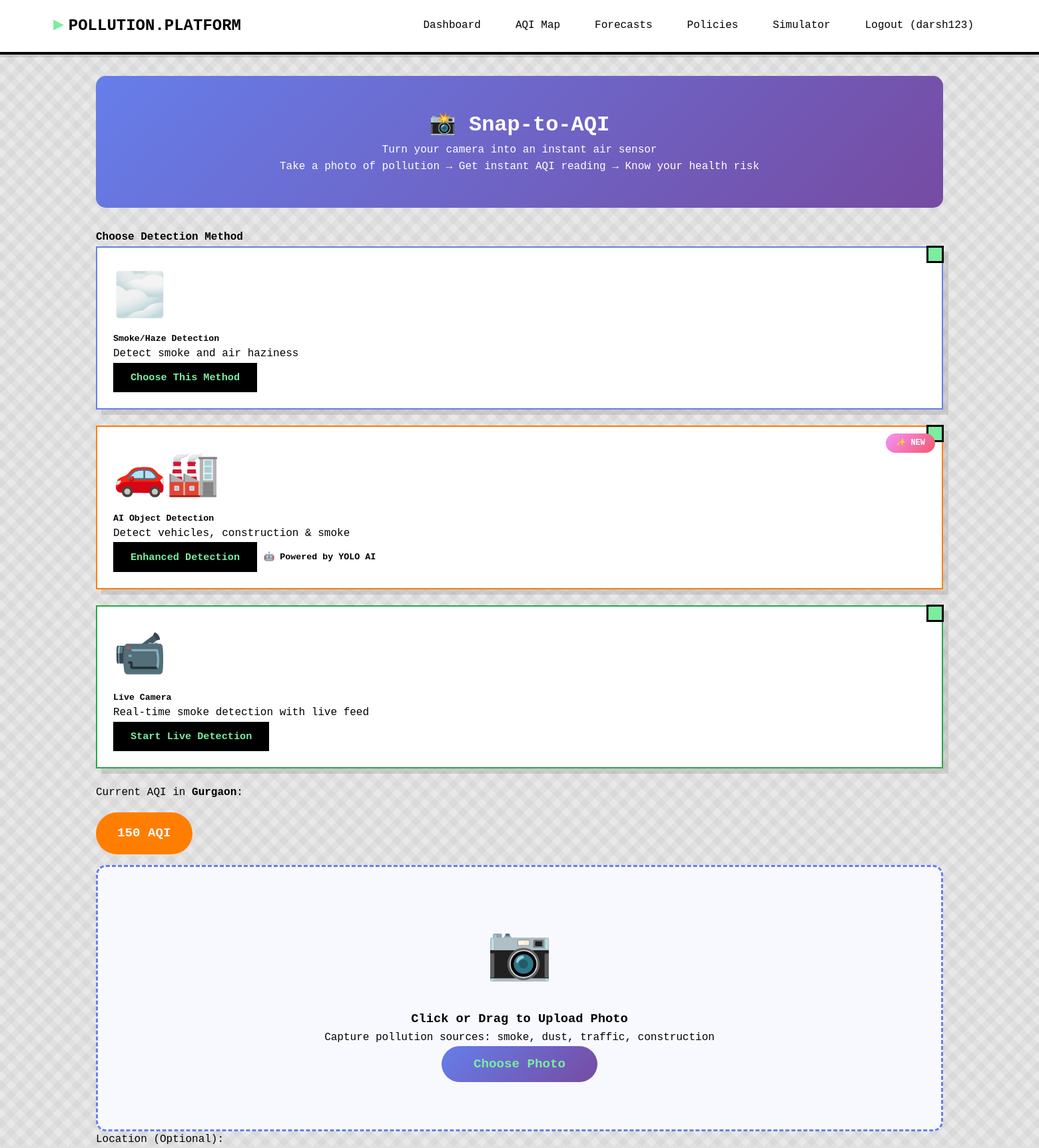
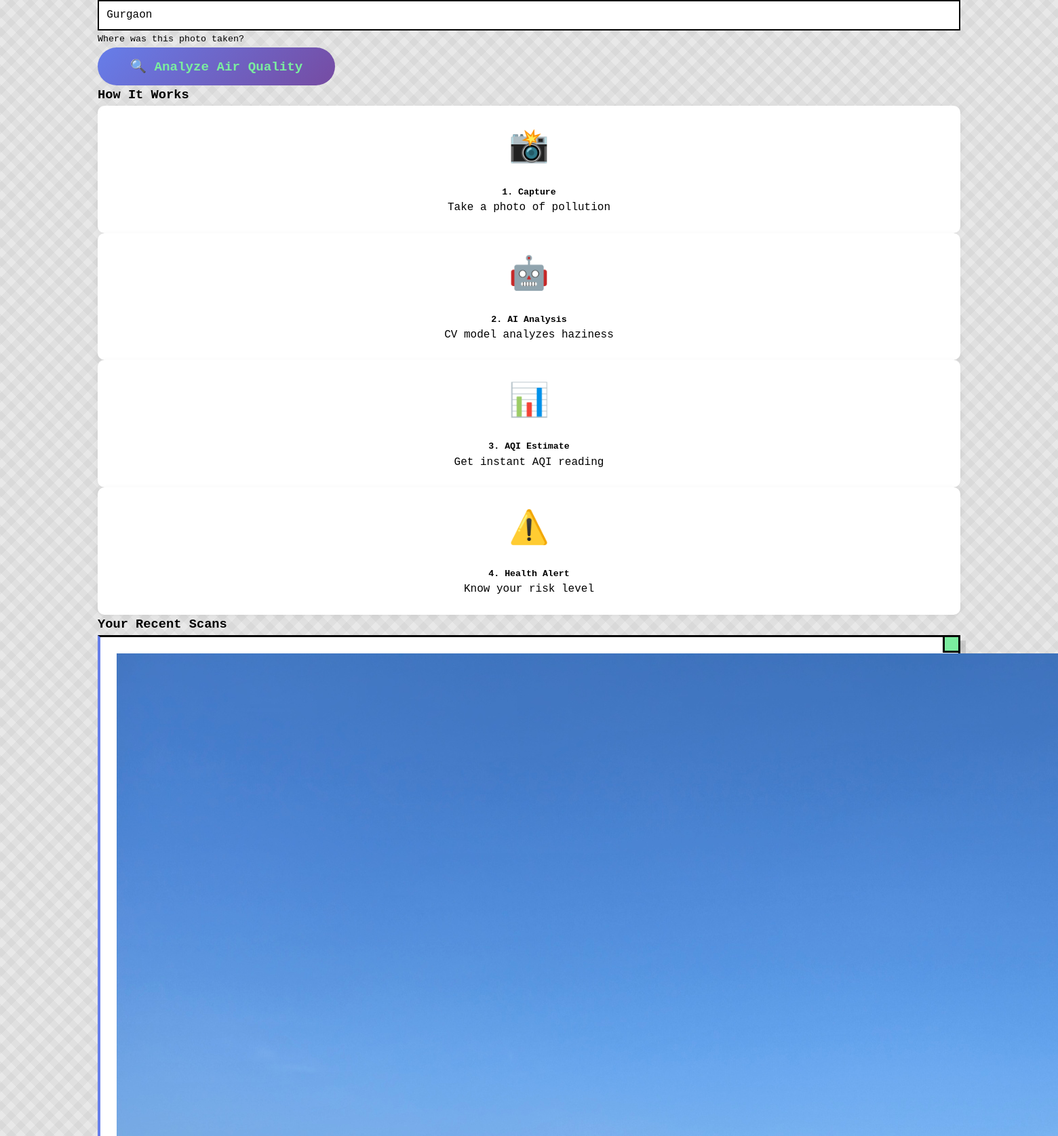
Page /snap-to-aqi/ (signed in, upper part) on the committed database (2 pictures, top to bottom).
### main/models.py (models this page shows, shortened)
class UserHealthProfile(models.Model):
    user = models.OneToOneField(User, on_delete=models.CASCADE, related_name='health_profile')
    has_respiratory_issues = models.BooleanField(default=False, verbose_name="Respiratory Issues (Asthma, COPD)")
    has_heart_disease = models.BooleanField(default=False, verbose_name="Heart Disease")
    has_allergies = models.BooleanField(default=False, verbose_name="Allergies")
    is_elderly = models.BooleanField(default=False, verbose_name="Age 60+")
    is_child = models.BooleanField(default=False, verbose_name="Age below 12")
    is_pregnant = models.BooleanField(default=False, verbose_name="Pregnant")
    location = models.CharField(max_length=100, blank=True, help_text="Area in Delhi NCR")
    RISK_LEVELS = [
        ('LOW', 'Low Risk'),
        ('MODERATE', 'Moderate Risk'),
        ('HIGH', 'High Risk'),
        ('SEVERE', 'Severe Risk'),
    ]
    risk_level = models.CharField(max_length=10, choices=RISK_LEVELS, default='LOW')
    created_at = models.DateTimeField(auto_now_add=True)
    updated_at = models.DateTimeField(auto_now=True)

class ImageAQIPrediction(models.Model):
    user = models.ForeignKey(User, on_delete=models.CASCADE, related_name='image_predictions')
    image = models.ImageField(upload_to='aqi_images/%Y/%m/%d/')
    location = models.CharField(max_length=200, blank=True, help_text="Where was this photo taken?")
    latitude = models.FloatField(null=True, blank=True)
    longitude = models.FloatField(null=True, blank=True)
    predicted_aqi = models.IntegerField(help_text="AQI predicted from image")
    base_aqi = models.IntegerField(help_text="Current AQI from sensors", null=True, blank=True)
    aqi_rise = models.IntegerField(help_text="Estimated AQI increase from pollution source")
    haziness_score = models.FloatField(help_text="Haziness/visibility score (0-1)")
    pollution_source = models.CharField(max_length=50, choices=[
        ('SMOKE', 'Smoke'),
        ('DUST', 'Dust'),
        ('VEHICLE', 'Vehicle Emissions'),
        ('INDUSTRIAL', 'Industrial'),
        ('CONSTRUCTION', 'Construction'),
        ('FIRE', 'Fire/Burning'),
        ('UNKNOWN', 'Unknown'),
    ], default='UNKNOWN')
    health_alert_level = models.CharField(max_length=20, choices=[
        ('LOW', 'Low Impact'),
        ('MODERATE', 'Moderate Impact'),
        ('HIGH', 'High Impact'),
        ('SEVERE', 'Severe Impact'),
    ])
    created_at = models.DateTimeField(auto_now_add=True)
    class Meta:
        ordering = ['-created_at']
        verbose_name = "Image AQI Prediction"
        verbose_name_plural = "Image AQI Predictions"
    @property
    def color_code(self):
        if self.predicted_aqi <= 50:
            return "#00E400"  # Green
        elif self.predicted_aqi <= 100:
            return "#FFFF00"  # Yellow
        elif self.predicted_aqi <= 200:
            return "#FF7E00"  # Orange
        elif self.predicted_aqi <= 300:
            return "#FF0000"  # Red
        elif self.predicted_aqi <= 400:
            return "#8F3F97"  # Purple
        return "#7E0023"  # Maroon

### main/views.py (the view, shortened to what this page needs)
# urls.py: path('snap-to-aqi/', views.snap_to_aqi, name='snap_to_aqi'),
@login_required
def snap_to_aqi(request):
    user_city = "Delhi"
    try:
        if hasattr(request.user, 'health_profile') and request.user.health_profile.location:
            user_city = request.user.health_profile.location
    except:
        pass
    recent_predictions = ImageAQIPrediction.objects.filter(
        user=request.user
    )[:5]
    current_aqi_data = get_current_aqi(user_city)
    context = {
        'recent_predictions': recent_predictions,
        'current_aqi': current_aqi_data.get('aqi', 0),
        'user_city': user_city,
    }
    return render(request, 'snap_to_aqi.html', context)

### main/aqi_predictor.py (called while the page is built)
def get_current_aqi(city="Delhi"):
    predictor = AQIMLPredictor()
    return predictor.get_current_aqi(city)

### main/templates/snap_to_aqi.html (shortened to what this page needs)
{% extends 'base.html' %}
{% load static %}
{% block content %}
<div class="container mt-4">
    <div class="snap-hero">
        <h1>📸 Snap-to-AQI</h1>
        <p class="lead">Turn your camera into an instant air sensor</p>
        <p>Take a photo of pollution → Get instant AQI reading → Know your health risk</p>
    </div>
    <div class="row mb-4">
        <div class="col-md-12">
            <div class="text-center">
                <h4 class="mb-3">Choose Detection Method</h4>
                <div class="row">
                    <div class="col-md-4 mb-3">
                        <div class="card h-100" style="border: 2px solid #667eea; cursor: pointer;" onclick="showUploadSection()">
                            <div class="card-body text-center">
                                <div style="font-size: 4rem;">🌫️</div>
                                <h5 class="mt-3">Smoke/Haze Detection</h5>
                                <p class="text-muted">Detect smoke and air haziness</p>
                                <button class="btn btn-primary" type="button">
                                    Choose This Method
                                </button>
                            </div>
                        </div>
                    </div>
                    <div class="col-md-4 mb-3">
                        <div class="card h-100" style="border: 2px solid #ff7e00; cursor: pointer; position: relative;" onclick="window.location.href='{% url 'snap_to_aqi_enhanced' %}'">
                            <span class="new-badge">✨ NEW</span>
                            <div class="card-body text-center">
                                <div style="font-size: 4rem;">🚗🏭</div>
                                <h5 class="mt-3">AI Object Detection</h5>
                                <p class="text-muted">Detect vehicles, construction & smoke</p>
                                <button class="btn btn-warning" type="button">
                                    Enhanced Detection
                                </button>
                                <small class="d-block mt-2 text-success" style="font-weight: bold;">
                                    🤖 Powered by YOLO AI
                                </small>
                            </div>
                        </div>
                    </div>
                    <div class="col-md-4 mb-3">
                        <div class="card h-100" style="border: 2px solid #28a745; cursor: pointer;" onclick="window.location.href='{% url 'live_camera' %}'">
                            <div class="card-body text-center">
                                <div style="font-size: 4rem;">📹</div>
                                <h5 class="mt-3">Live Camera</h5>
                                <p class="text-muted">Real-time smoke detection with live feed</p>
                                <button class="btn btn-success" type="button">
                                    Start Live Detection
                                </button>
                            </div>
                        </div>
                    </div>
                </div>
            </div>
        </div>
    </div>
    <div class="text-center mb-4">
        <p class="mb-2">Current AQI in <strong>{{ user_city }}</strong>:</p>
        <div class="current-aqi-badge" style="background: {% if current_aqi <= 50 %}#00e400{% elif current_aqi <= 100 %}#ffff00{% elif current_aqi <= 200 %}#ff7e00{% elif current_aqi <= 300 %}#ff0000{% else %}#8f3f97{% endif %}; color: {% if current_aqi <= 100 %}#000{% else %}#fff{% endif %};">
            {{ current_aqi }} AQI
        </div>
    </div>
    <div class="row" id="upload-section">
        <div class="col-md-8 mx-auto">
            <form method="POST" enctype="multipart/form-data" id="uploadForm">
                <div class="upload-zone" id="uploadZone">
                    <div class="upload-icon">📷</div>
                    <h3>Click or Drag to Upload Photo</h3>
                    <p class="text-muted">Capture pollution sources: smoke, dust, traffic, construction</p>
                    <button type="button" class="btn btn-snap mt-3" onclick="document.getElementById('imageInput').click()">
                        Choose Photo
                    </button>
                </div>
                <div class="mt-4">
                    <label for="location">Location (Optional):</label>
                    <input type="text" class="form-control" name="location" id="location"
                           placeholder="e.g., Connaught Place, Delhi" value="{{ user_city }}">
                    <small class="form-text text-muted">Where was this photo taken?</small>
                </div>
                <div class="text-center mt-4">
                    <button type="submit" class="btn btn-snap btn-lg" id="analyzeBtn" disabled>
                        🔍 Analyze Air Quality
                    </button>
                </div>
            </form>
        </div>
    </div>
    <div class="row mt-5 mb-4" id="features-section">
        <div class="col-md-12">
            <h3 class="text-center mb-4">How It Works</h3>
        </div>
        <div class="col-md-3">
            <div class="feature-card">
                <div class="feature-icon">📸</div>
                <h5>1. Capture</h5>
                <p>Take a photo of pollution</p>
            </div>
        </div>
        <div class="col-md-3">
            <div class="feature-card">
                <div class="feature-icon">🤖</div>
                <h5>2. AI Analysis</h5>
                <p>CV model analyzes haziness</p>
            </div>
        </div>
        <div class="col-md-3">
            <div class="feature-card">
                <div class="feature-icon">📊</div>
                <h5>3. AQI Estimate</h5>
                <p>Get instant AQI reading</p>
            </div>
        </div>
        <div class="col-md-3">
            <div class="feature-card">
                <div class="feature-icon">⚠️</div>
                <h5>4. Health Alert</h5>
                <p>Know your risk level</p>
            </div>
        </div>
    </div>
    {% if recent_predictions %}
    <div class="row mt-5" id="recent-section">
        <div class="col-md-12">
            <h3 class="mb-3">Your Recent Scans</h3>
            <div class="row">
                {% for pred in recent_predictions %}
                <div class="col-md-6 mb-3">
                    <div class="card recent-card">
                        <div class="card-body">
                            <div class="row">
                                <div class="col-4">
                                    <img src="{{ pred.image.url }}" class="img-fluid rounded" alt="Scan">
                                </div>
                            </div>
                        </div>
                    </div>
                </div>
                {% endfor %}
            </div>
        </div>
    </div>
    {% endif %}
</div>
{% endblock %}

### main/templates/base.html (shortened to what this page needs)
<!DOCTYPE html>
<html lang="en">
<head>
</head>
<body>
    <header>
        <div class="header-content">
            <a href="{% url 'home' %}" class="logo">POLLUTION.PLATFORM</a>
            <nav>
                {% if user.is_authenticated %}
                    <a href="{% url 'dashboard' %}" class="nav-link">Dashboard</a>
                    <a href="{% url 'aqi_map' %}" class="nav-link">AQI Map</a>
                    <a href="{% url 'forecasts' %}" class="nav-link">Forecasts</a>
                    <a href="{% url 'policies' %}" class="nav-link">Policies</a>
                    <a href="{% url 'policy_simulation' %}" class="nav-link">Simulator</a>
                    <a href="{% url 'logout' %}" class="nav-link">Logout ({{ user.username }})</a>
                {% else %}
                    <a href="{% url 'login' %}" class="nav-link">Login</a>
                    <a href="{% url 'register' %}" class="nav-link">Register</a>
                {% endif %}
            </nav>
        </div>
    </header>
    <div class="container">
        {% block content %}{% endblock %}
    </div>
</body>
</html>

### main/templates/base.html (style rules this page uses)
* { margin: 0; padding: 0; box-sizing: border-box; }
body { font-family: 'Courier New', monospace; background: #e8e8e8; color: #000; line-height: 1.6; }
body::before { content: ''; position: fixed; top: 0; left: 0; width: 100%; height: 100%; background-image: repeating-linear-gradient(45deg, transparent, transparent 10px, rgba(0,0,0,.03) 10px, rgba(0,0,0,.03) 20px), repeating-linear-gradient(-45deg, transparent, transparent 10px, rgba(0,0,0,.03) 10px, rgba(0,0,0,.03) 20px); pointer-events: none; z-index: -1; }
header { background: #fff; border-bottom: 4px solid #000; padding: 1rem 2rem; box-shadow: 0 4px 0 rgba(0,0,0,0.1); }
.header-content { max-width: 1400px; margin: 0 auto; display: flex; justify-content: space-between; align-items: center; }
.logo { font-size: 1.5rem; font-weight: bold; color: #000; text-decoration: none; display: flex; align-items: center; gap: 0.5rem; }
.logo::before { content: '▶'; color: #7bed9f; font-size: 1.2rem; }
nav { display: flex; gap: 1rem; align-items: center; }
.nav-link { text-decoration: none; color: #000; padding: 0.5rem 1rem; border: 2px solid transparent; transition: all 0.2s; font-weight: 500; }
.container { max-width: 1400px; margin: 2rem auto; padding: 0 2rem; }
.card { background: #fff; border: 3px solid #000; padding: 1.5rem; margin-bottom: 1.5rem; box-shadow: 8px 8px 0 rgba(0,0,0,0.1); position: relative; }
.card::before { content: ''; position: absolute; top: -3px; right: -3px; width: 20px; height: 20px; background: #7bed9f; border: 3px solid #000; }
.btn { display: inline-block; padding: 0.7rem 1.5rem; background: #000; color: #7bed9f; border: 2px solid #000; font-family: 'Courier New', monospace; font-weight: bold; text-decoration: none; cursor: pointer; transition: all 0.2s; font-size: 0.95rem; }
.form-control, .form-select { width: 100%; padding: 0.7rem; border: 2px solid #000; background: #fff; font-family: 'Courier New', monospace; font-size: 1rem; }

### main/templates/snap_to_aqi.html (style rules this page uses)
.snap-hero { background: linear-gradient(135deg, #667eea 0%, #764ba2 100%); padding: 3rem 0; color: white; text-align: center; border-radius: 15px; margin-bottom: 2rem; }
.upload-zone { border: 3px dashed #667eea; border-radius: 15px; padding: 3rem; text-align: center; background: #f8f9ff; transition: all 0.3s ease; cursor: pointer; min-height: 400px; display: flex; flex-direction: column; justify-content: center; align-items: center; }
.upload-icon { font-size: 5rem; margin-bottom: 1rem; animation: float 3s ease-in-out infinite; }
.current-aqi-badge { display: inline-block; padding: 1rem 2rem; border-radius: 50px; font-size: 1.2rem; font-weight: bold; margin: 1rem 0; animation: pulse 2s ease-in-out infinite; }
.recent-card { border-left: 4px solid #667eea; transition: all 0.3s ease; }
.feature-card { background: white; border-radius: 10px; padding: 1.5rem; text-align: center; box-shadow: 0 2px 10px rgba(0,0,0,0.05); transition: all 0.3s ease; }
.feature-icon { font-size: 3rem; margin-bottom: 1rem; }
.btn-snap { background: linear-gradient(135deg, #667eea 0%, #764ba2 100%); border: none; padding: 1rem 3rem; font-size: 1.2rem; border-radius: 50px; transition: all 0.3s ease; }
.card { transition: all 0.3s ease; }
.new-badge { position: absolute; top: 10px; right: 10px; background: linear-gradient(135deg, #f093fb 0%, #f5576c 100%); color: white; padding: 5px 15px; border-radius: 20px; font-size: 0.75rem; font-weight: bold; animation: pulse-badge 2s ease-in-out infinite; }

### rows in the picture
UserHealthProfile: location "Gurgaon"
ImageAQIPrediction: image (picture)

### other values in the picture
{{ user.username }} "darsh123"
{{ current_aqi }} "150"
